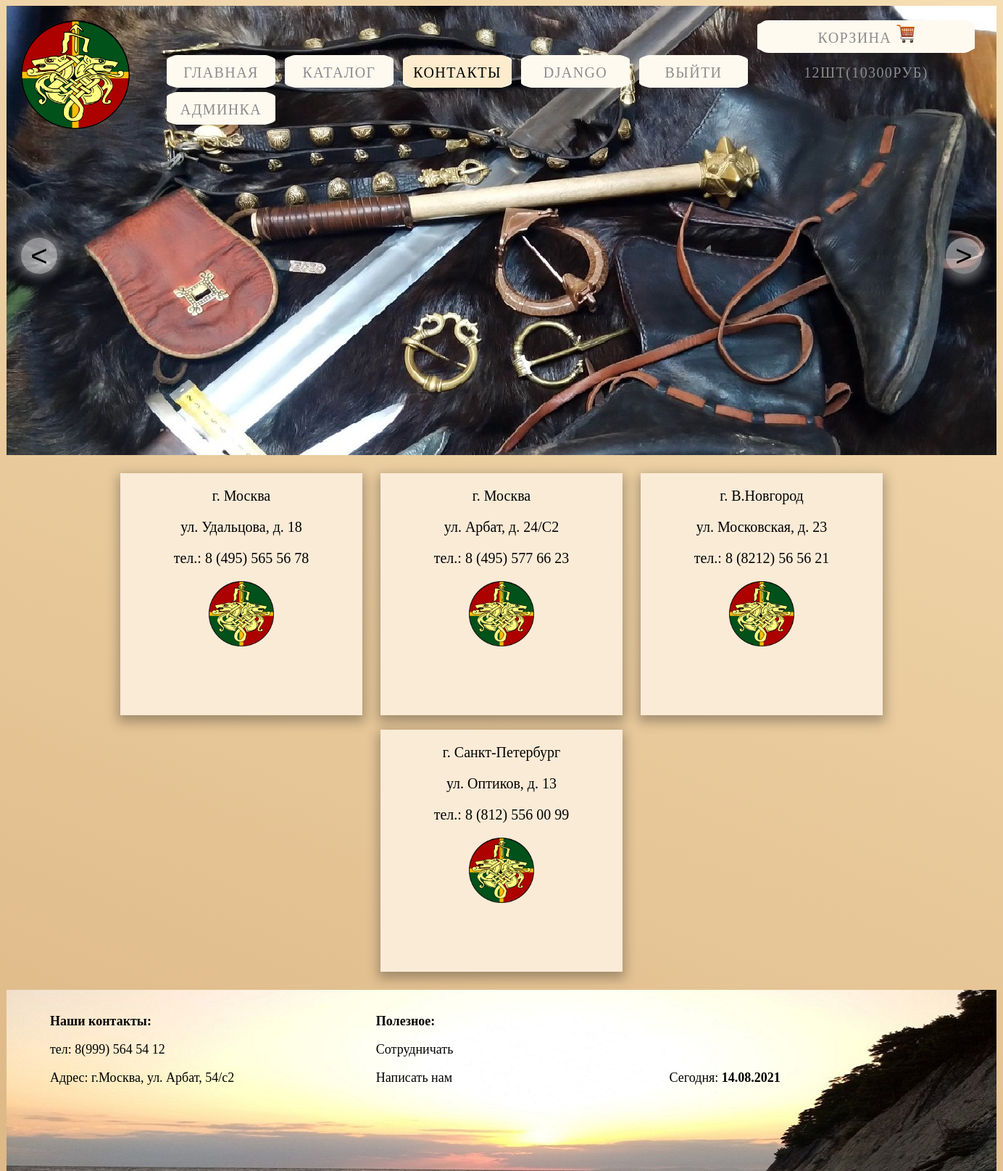
/contact/ (signed in), run on the app's committed database.
### authapp/models.py (models this page shows)
class ShopUser(AbstractUser):
    userphoto = models.ImageField(name='photo', upload_to='user_photo', default='user_photo/logo.png')
    ageuser = models.SmallIntegerField(verbose_name='возраст', name='age', blank=True, default=0)
    def col_prod(self):
        return sum(position.quantity for position in self.basketposition_set.all())
    def cost_prod(self):
        return sum(position.product.price * position.quantity for position in self.basketposition_set.all())

### basketapp/models.py (models this page shows)
class BasketPosition(models.Model):
    user = models.ForeignKey(get_user_model(), on_delete=models.CASCADE)
    product = models.ForeignKey(Product, on_delete=models.CASCADE)
    quantity = models.PositiveIntegerField(default=0)
    add_datatime = models.DateTimeField(auto_now_add=True)

### mainapp/models.py (models this page shows, shortened)
class Product(models.Model):
    category = models.ForeignKey(verbose_name='категория товара', to=CategoryProduct, on_delete=models.CASCADE)
    name = models.CharField(verbose_name='наименование', max_length=128)
    image = models.ImageField(upload_to='prodacts_photo', blank=True, default='prodacts_photo/logo.png')
    short_descr = models.CharField(verbose_name='краткое описание товара', max_length=64, blank=True)
    description = models.TextField(verbose_name='описание товара', blank=True)
    price = models.DecimalField(verbose_name='Цена', max_digits=12, decimal_places=2, default=0)
    quantity = models.IntegerField(verbose_name='количество на складе', default=0)
    is_active = models.BooleanField(default=True)

### mainapp/views.py (the view)
# urls.py: path('contact/', mainapp.contact, name='contact'),
def contact(request):
    locations = [
        {
            'city': 'Москва',
            'position': 'ул. Удальцова, д. 18',
            'phone': '8 (495) 565 56 78',
        },
        {
            'city': 'Москва',
            'position': 'ул. Арбат, д. 24/С2',
            'phone': '8 (495) 577 66 23',
        },
        {
            'city': 'В.Новгород',
            'position': 'ул. Московская, д. 23',
            'phone': '8 (8212) 56 56 21',
        },
        {
            'city': 'Санкт-Петербург',
            'position': 'ул. Оптиков, д. 13',
            'phone': '8 (812) 556 00 99',
        },
    ]
    context = {
        'title_page': 'контакты',
        'locations': locations,
        'links_main_menu': links_main_menu,
    }
    return render(request, 'mainapp/contact.html', context)

### mainapp/templates/mainapp/contact.html
{% extends 'mainapp/base.html' %}
{% load static %}
{% block content %}
<div class="cont">
  {% if locations %}
   {% for location in locations %}
    <div class="contact">
        <p class="con">г. {{ location.city }}</p>
        <p class="con">{{ location.position }}</p>
        <p class="con">тел.: {{ location.phone }}</p>
        <p class="con"><img src="{% static 'img/logo.png' %}" alt="Магазин" class="contimg"></p>
    </div>
    {% endfor %}
    {% else %}
    <h3>Данные скоро будут загружены</h3>
    {% endif %}
</div>
{% endblock %}

### mainapp/templates/mainapp/base.html (shortened to what this page needs)
<!DOCTYPE html>
{% load static %}
<html>
<head>
    {% block css %}
    <link rel="stylesheet" href="{% static 'css/style.css' %}">
    {% endblock %}
</head>
<body>
    <div class="conter">
        <div class="slider clearfix" id="img1">
            <div class="clearfix">
                <div class="logod"><a href="{% url 'main:index' %}"><img class="logo" src="{% static 'img/logo.png' %}" alt="logo"></a></div>
                <div class="menu">
                    <ul class="ulmenu">
                       {% for link in links_main_menu %}
                        <li class="ullimenu">
                            <a href="{% url link.href %}" class="linkli {% if request.resolver_match.url_name == link.url_name or request.resolver_match.url_name == 'products' and link.url_name == 'catalog' %} menuactive {% endif %}">
                                {{ link.name }}
                            </a>
                        </li>
                        {% endfor %}
                        {% if user.is_authenticated %}
                        <li class="ullimenu">
                            <a href="{% url 'auth:user_profile' %}" class="linkli">
                                {{ user.first_name|default:'Пользователь' }}
                            </a>
                        </li>
                        {% endif %}
                    </ul>
                    <ul class="ulmenu">
                       <li class="ullimenu">
                            {% if user.is_authenticated %}
                                <a href="{% url 'auth:logout' %}" class="linkli">
                                    выйти
                                </a>
                            {% else %}
                                <a href="{% url 'auth:login' %}" class="linkli">
                                    войти
                                </a>
                            {% endif %}
                       </li>
                    </ul>
                    {% if user.is_authenticated %}
                    <div class="basket">
                        <a href="{% url 'basket:index' %}" class="basketa linkli">
                            Корзина
                            <img src="{% static 'img/basket.png' %}" class="basketimg" alt="Корзина">
                            {{ user.col_prod }}шт({{ user.cost_prod|floatformat:0 }}руб)
                        </a>
                    </div>
                    {% endif %}
                    {% if user.is_superuser %}
                    <ul class="ulmenuadmin">
                    <li class="ullimenu">
                            <a href="{% url 'adminapp:index' %}" class="linkli">
                                админка
                            </a>
                    </li>
                    </ul>
                    {% endif %}
                </div>
            </div>
            <button class="left">&lt;</button>
            <button class="right">&gt;</button>
        </div>
        {% block content %}
        {% endblock %}
        <div class="cln"></div>
    </div>
    {% block footer %}
    <div class="footer">
        <div class="foot">
            <p class="fp"><b>Наши контакты:</b></p>
            <p class="fp">тел: 8(999) 564 54 12</p>
            <p class="fp">Адрес: г.Москва, ул. Арбат, 54/с2</p>
        </div>
        <div class="foot">
            <p class="fp"><b>Полезное:</b></p>
            <p class="fp"><a href="#" class="foota">Сотрудничать</a></p>
            <p class="fp"><a href="#" class="foota">Написать нам</a></p>
        </div>
        <div class="date">Сегодня: <b>{% now "d.m.Y" %}</b></div>
    </div>
    {% endblock %}
</body>
</html>

### static/css/style.css (style rules this page uses)
html, body { height: 100%; font-family: "19842"; background: linear-gradient(21deg, #DEB887, #F5DEB3) fixed; }
.cln { width: 100%; height: 250px; }
.conter { width: 1366px; margin: 0 auto; min-height: 100%; }
.clearfix:after { content: ""; display: table; clear: both; }
.slider { width: 100%; height: 620px; position: relative; }
#img1 { background-image: url('/static/img/img1.jpg'); }
.logo { width: 100%; height: 100%; }
.logod { margin-top: 20px; margin-left: 20px; width: 150px; height: 150px; display: inline-block; }
.menu { margin-top: 20px; margin-right: 30px; display: inline-block; float: right; }
.left { border: none; padding: 0; align-content: center; margin-left: 20px; margin-top: 140px; display: inline-block; background-color: rgba(255, 255, 255, 0.5); width: 50px; height: 50px; border-radius: 50%; font-size: 40px; box-shadow: 0 0 15px 3px rgba(255, 255, 255, 0.4); }
.right { border: none; padding: 0; align-content: center; margin-right: 20px; margin-top: 140px; display: inline-block; float: right; background-color: rgba(255, 255, 255, 0.5); width: 50px; height: 50px; border-radius: 50%; font-size: 40px; box-shadow: 0 6px 15px 3px rgba(255, 255, 255, 0.4); }
.ulmenu { display: inline-block; list-style-type: none; padding: 0; }
.ullimenu { display: inline-block; margin-left: 9px; width: 150px; height: 45px; text-align: center; background-color: floralwhite; border-radius: 15%; }
.linkli { display: block; text-decoration: none; width: 100%; height: 100%; color: #8c8c8c; font-weight: 300; letter-spacing: 1.4px; font-size: 20px; line-height: 48px; text-transform: uppercase; background-color: floralwhite; border-radius: 15px; }
.basket { display: inline-block; margin-left: 9px; width: 300px; height: 45px; text-align: center; background-color: floralwhite; border-radius: 15%; }
.menuactive { color: #000000; background-color: blanchedalmond; }
.cont { width: 1336px; padding: 15px; font-size: 20px; text-align: center; }
.contact { width: 25%; height: calc(1336px*25/100); display: inline-block; margin: 10px; background-color: antiquewhite; box-shadow: 0 6px 15px 3px rgba(33, 33, 33, 0.35); }
.con { margin-top: 20px; text-align: center; }
.contimg { width: 90px; height: 90px; }
.footer { width: 1336px; margin: 0 auto; height: 220px; background-image: url('/static/img/footer1.jpg'); padding: 15px; margin-top: -250px; }
.foot { width: 30%; height: 100%; display: inline-block; margin-left: 2.5em; font-size: 18px; }
.foota { text-decoration: none; color: #000000; }
.date { display: inline-block; width: 30%; font-size: 18px; }
.basketimg { width:25px; height:25px; }
.basketa { display: block; text-decoration: none; width: 100%; height: 100%; color: #8c8c8c; font-weight: 300; letter-spacing: 1.4px; font-size: 20px; line-height: 48px; text-transform: uppercase; background-color: floralwhite; border-radius: 15px; }
.ulmenuadmin { display: block; list-style-type: none; padding: 0; margin-top:-10px; }

### data on the page
ShopUser: first_name "DJANGO", col_prod "12", cost_prod "10300"

### other printed values
{{ link.name }} "ГЛАВНАЯ" "КАТАЛОГ" "КОНТАКТЫ"
{{ location.city }} "Москва" "Москва" "В.Новгород" "Санкт-Петербург"
{{ location.position }} "ул. Удальцова, д. 18" "ул. Арбат, д. 24/С2" "ул. Московская, д. 23" "ул. Оптиков, д. 13"
{{ location.phone }} "8 (495) 565 56 78" "8 (495) 577 66 23" "8 (8212) 56 56 21" "8 (812) 556 00 99"
